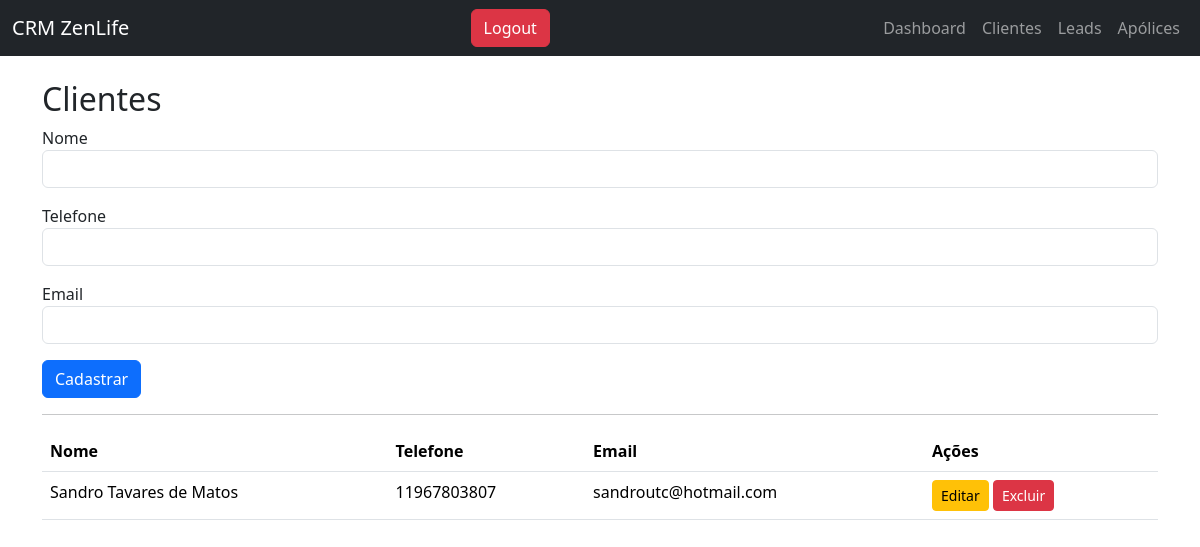
Before: /clientes with the older database file.
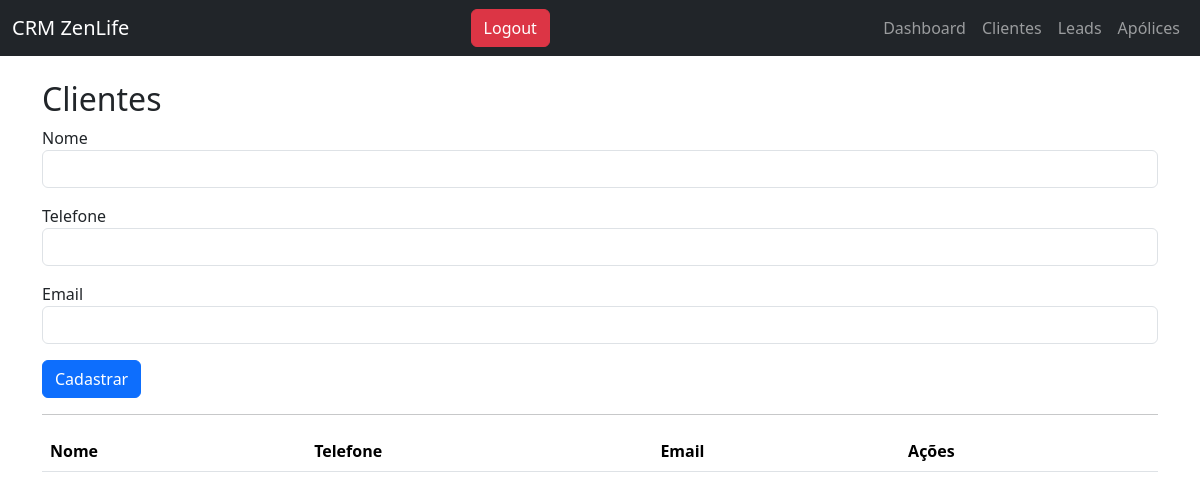
After: the same page with the newer database file.
### tables this page shows
CREATE TABLE clientes (
id INTEGER PRIMARY KEY AUTOINCREMENT,
nome TEXT,
telefone TEXT,
email TEXT,
cpf TEXT
);

### app.py (the view)
@app.route("/clientes")
def clientes():
    conn = conectar()
    lista = conn.execute("SELECT * FROM clientes").fetchall()
    conn.close()
    return render_template("clientes.html",clientes=lista)

### app.py (called while the page is built)
def conectar():
    conn = sqlite3.connect("database.db")
    conn.row_factory = sqlite3.Row
    return conn

### templates/clientes.html
{% extends "layout.html" %}
{% block content %}
<h2>Clientes</h2>
<form method="POST" action="/novo_cliente">
<div class="mb-3">
<label>Nome</label>
<input type="text" name="nome" class="form-control">
</div>
<div class="mb-3">
<label>Telefone</label>
<input type="text" name="telefone" class="form-control">
</div>
<div class="mb-3">
<label>Email</label>
<input type="email" name="email" class="form-control">
</div>
<button type="submit" class="btn btn-primary">
Cadastrar
</button>
</form>
<hr>
<table class="table">
<tr>
<th>Nome</th>
<th>Telefone</th>
<th>Email</th>
<th>Ações</th>
</tr>
{% for c in clientes %}
<tr>
<td>{{c["nome"]}}</td>
<td>{{c["telefone"]}}</td>
<td>{{c["email"]}}</td>
<td>
<a href="/editar_cliente/{{c['id']}}" class="btn btn-warning btn-sm">
Editar
</a>
<a href="/excluir_cliente/{{c['id']}}" class="btn btn-danger btn-sm">
Excluir
</a>
</td>
</tr>
{% endfor %}
</table>
{% endblock %}

Changed rows visible on the page:
removed clientes: nome "Sandro Tavares de Matos", telefone "11967803807", email "sandroutc@hotmail.com"
